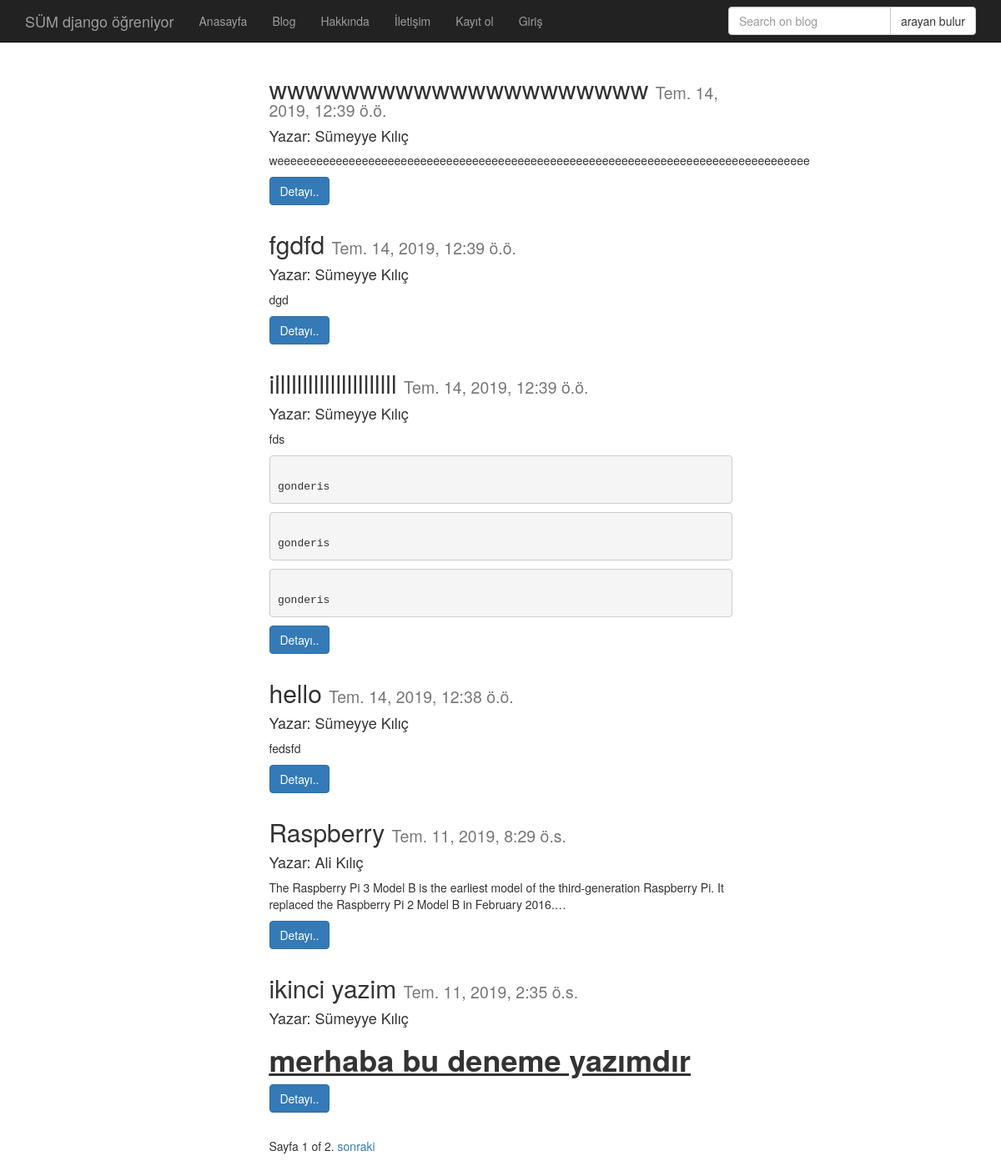
The app's page /gonderi/index/, older data.
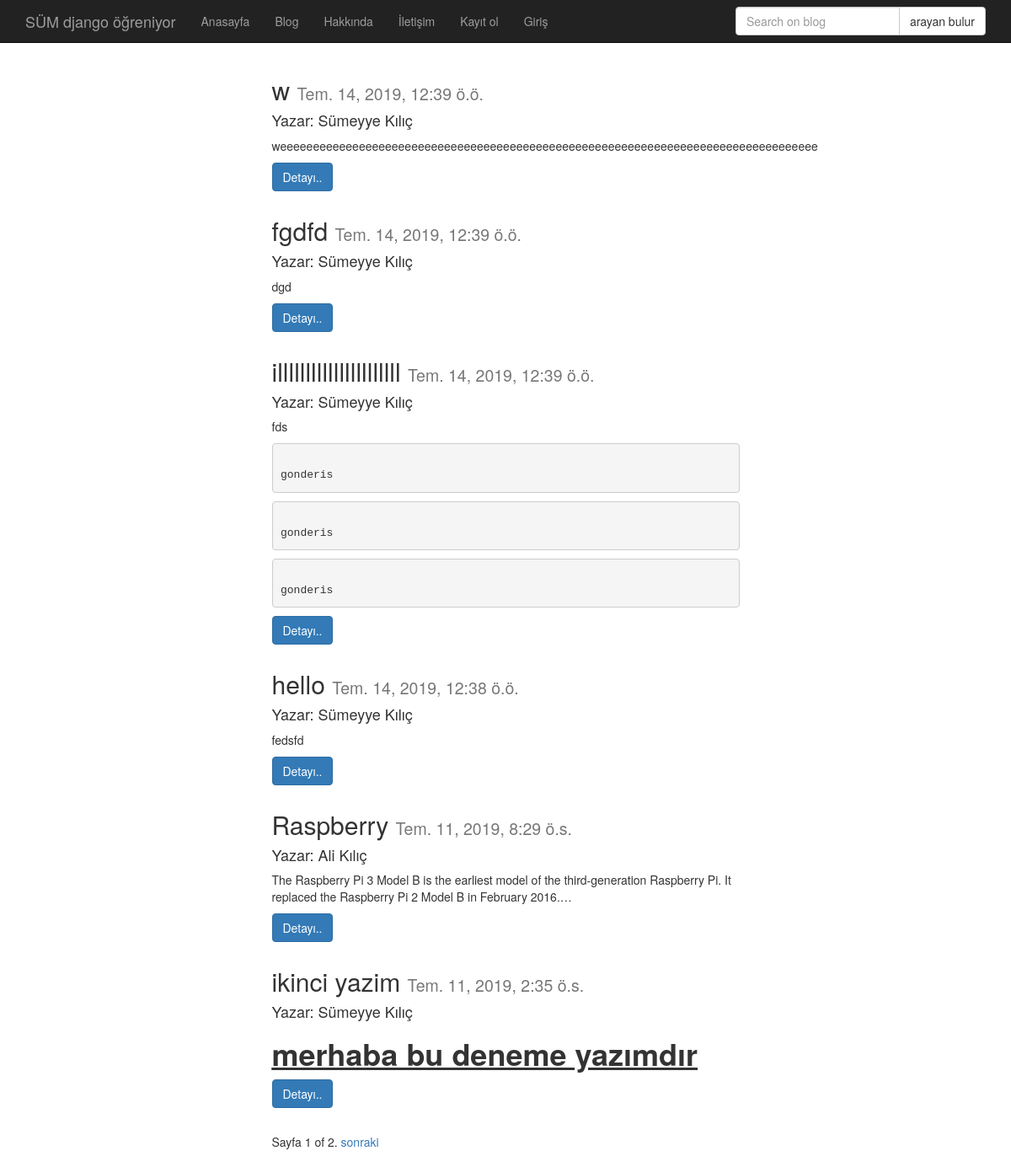
The same page, newer data.
### gonderi/models.py (models this page shows, shortened)
class Gonderi(models.Model):
    kullanici=models.ForeignKey('auth.User', verbose_name='Yazar',related_name="gonderis")
    baslik=models.CharField(max_length=120, verbose_name='başlık')
    yazi=RichTextField(verbose_name='içerik') #uzun yazılar yazma TextField
    yayin_tarihi=models.DateTimeField(verbose_name='yayınlanma tarihi', auto_now_add=True)
    image=models.ImageField(null=True, blank=True) #GONDERİ OLUŞTURULURKEN RESİM EKLEME
    slug=models.SlugField(unique=True, editable=False, max_length=130)
    def get_absolute_url(self):
        return reverse('gonderi:detail', kwargs={'slug':self.slug})
    class Meta:
        ordering=['-yayin_tarihi', 'id']

### gonderi/views.py (the view, shortened to what this page needs)
def gonderi_index(request):
    gonderi_list=Gonderi.objects.all()
    query=request.GET.get('q')
    paginator = Paginator(gonderi_list,6 )  # Show 25 contacts per page
    page = request.GET.get('Sayfa')
    try:
        gonderis= paginator.page(page)
    except PageNotAnInteger:
        gonderis = paginator.page(1)
    except EmptyPage:
        gonderis = paginator.page(paginator.num_pages)
    return render(request, 'gonderi/index.html',{ 'gonderis': gonderis })

### templates/gonderi/index.html (shortened to what this page needs)
{% extends 'base.html' %}
{% block govde %}
    <div class="container">
    {% for gonderi in gonderis %}
        <div class="row">
            <div class="col-md-6 col-md-offset-3">
                <div class="card" >
                    <div class="card-body" >
                        <h2> {{ gonderi.baslik }} <small> {{gonderi.yayin_tarihi }} </small> </h2>
                        <h4> Yazar: {{ gonderi.kullanici.get_full_name}}</h4>
                        <p> {{ gonderi.yazi|safe|linebreaks|truncatechars:150}} </p>
                        <p><a href="{{gonderi.get_absolute_url}}" class="btn btn-primary">Detayı..</a>
                        </p>
                    </div>
                </div>
            </div>
        </div>
    {% endfor %}
    <div class="row">
        <div class="col-md-6 col-md-offset-3">
            <div class="pagination">
                <span class="step-links">
                    <span class="current">
                        Sayfa {{gonderis.number }} of {{ gonderis.paginator.num_pages }}.
                    </span>
                    {% if gonderis.has_next %}
                        <a href="?Sayfa={{ gonderis.next_page_number }}">sonraki</a>
                    {% endif %}
                    </span>
            </div>
        </div>
    </div>
    </div>
{% endblock %}

Row changes from the older to the newer data that the page shows:
changed Gonderi (number 1 of 6 on the later page): baslik "wwwwwwwwwwwwwwwwwwwww" → "w"
